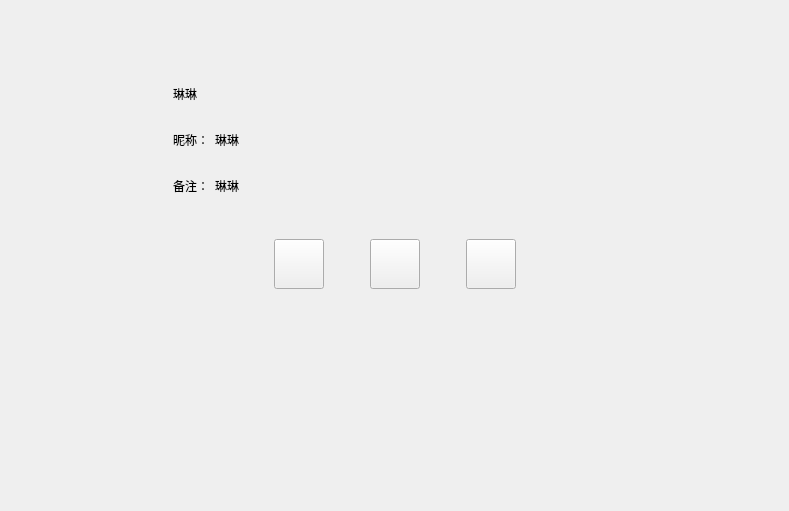
<?xml version="1.0" encoding="UTF-8"?>
<ui version="4.0">
 <class>FriendInfoPage</class>
 <widget class="QWidget" name="FriendInfoPage">
  <property name="geometry">
   <rect>
    <x>0</x>
    <y>0</y>
    <width>789</width>
    <height>511</height>
   </rect>
  </property>
  <property name="windowTitle">
   <string>Form</string>
  </property>
  <layout class="QVBoxLayout" name="verticalLayout">
   <property name="leftMargin">
    <number>64</number>
   </property>
   <property name="topMargin">
    <number>56</number>
   </property>
   <property name="rightMargin">
    <number>64</number>
   </property>
   <property name="bottomMargin">
    <number>56</number>
   </property>
   <item>
    <widget class="QWidget" name="widget" native="true">
     <layout class="QHBoxLayout" name="horizontalLayout">
      <item>
       <widget class="QLabel" name="icon_lb">
        <property name="minimumSize">
         <size>
          <width>85</width>
          <height>85</height>
         </size>
        </property>
        <property name="maximumSize">
         <size>
          <width>85</width>
          <height>85</height>
         </size>
        </property>
        <property name="text">
         <string/>
        </property>
       </widget>
      </item>
      <item>
       <widget class="QWidget" name="widget_3" native="true">
        <layout class="QVBoxLayout" name="verticalLayout_2">
         <item>
          <widget class="QWidget" name="widget_4" native="true">
           <property name="minimumSize">
            <size>
             <width>0</width>
             <height>40</height>
            </size>
           </property>
           <property name="maximumSize">
            <size>
             <width>16777215</width>
             <height>40</height>
            </size>
           </property>
           <layout class="QHBoxLayout" name="horizontalLayout_2">
            <property name="leftMargin">
             <number>0</number>
            </property>
            <property name="topMargin">
             <number>0</number>
            </property>
            <property name="rightMargin">
             <number>0</number>
            </property>
            <property name="bottomMargin">
             <number>0</number>
            </property>
            <item>
             <widget class="QLabel" name="name_lb">
              <property name="minimumSize">
               <size>
                <width>40</width>
                <height>0</height>
               </size>
              </property>
              <property name="maximumSize">
               <size>
                <width>16777215</width>
                <height>16777215</height>
               </size>
              </property>
              <property name="text">
               <string>琳琳</string>
              </property>
             </widget>
            </item>
            <item>
             <widget class="QLabel" name="sex_lb">
              <property name="minimumSize">
               <size>
                <width>40</width>
                <height>40</height>
               </size>
              </property>
              <property name="maximumSize">
               <size>
                <width>40</width>
                <height>40</height>
               </size>
              </property>
              <property name="text">
               <string/>
              </property>
             </widget>
            </item>
            <item>
             <spacer name="horizontalSpacer">
              <property name="orientation">
               <enum>Qt::Horizontal</enum>
              </property>
              <property name="sizeHint" stdset="0">
               <size>
                <width>40</width>
                <height>20</height>
               </size>
              </property>
             </spacer>
            </item>
           </layout>
          </widget>
         </item>
         <item>
          <widget class="QWidget" name="widget_2" native="true">
           <property name="minimumSize">
            <size>
             <width>0</width>
             <height>40</height>
            </size>
           </property>
           <property name="maximumSize">
            <size>
             <width>16777215</width>
             <height>40</height>
            </size>
           </property>
           <layout class="QHBoxLayout" name="horizontalLayout_3">
            <property name="leftMargin">
             <number>0</number>
            </property>
            <property name="topMargin">
             <number>0</number>
            </property>
            <property name="rightMargin">
             <number>0</number>
            </property>
            <property name="bottomMargin">
             <number>0</number>
            </property>
            <item>
             <widget class="QLabel" name="nick_tip">
              <property name="minimumSize">
               <size>
                <width>0</width>
                <height>30</height>
               </size>
              </property>
              <property name="maximumSize">
               <size>
                <width>50</width>
                <height>30</height>
               </size>
              </property>
              <property name="text">
               <string>昵称：</string>
              </property>
             </widget>
            </item>
            <item>
             <widget class="QLabel" name="nick_lb">
              <property name="text">
               <string>琳琳</string>
              </property>
             </widget>
            </item>
            <item>
             <spacer name="horizontalSpacer_2">
              <property name="orientation">
               <enum>Qt::Horizontal</enum>
              </property>
              <property name="sizeHint" stdset="0">
               <size>
                <width>40</width>
                <height>20</height>
               </size>
              </property>
             </spacer>
            </item>
           </layout>
          </widget>
         </item>
         <item>
          <widget class="QWidget" name="widget_5" native="true">
           <property name="minimumSize">
            <size>
             <width>0</width>
             <height>40</height>
            </size>
           </property>
           <property name="maximumSize">
            <size>
             <width>16777215</width>
             <height>40</height>
            </size>
           </property>
           <layout class="QHBoxLayout" name="horizontalLayout_4">
            <property name="leftMargin">
             <number>0</number>
            </property>
            <property name="topMargin">
             <number>0</number>
            </property>
            <property name="rightMargin">
             <number>0</number>
            </property>
            <property name="bottomMargin">
             <number>0</number>
            </property>
            <item>
             <widget class="QLabel" name="bak_tip">
              <property name="minimumSize">
               <size>
                <width>0</width>
                <height>30</height>
               </size>
              </property>
              <property name="maximumSize">
               <size>
                <width>50</width>
                <height>30</height>
               </size>
              </property>
              <property name="text">
               <string>备注：</string>
              </property>
             </widget>
            </item>
            <item>
             <widget class="QLabel" name="bak_lb">
              <property name="text">
               <string>琳琳</string>
              </property>
             </widget>
            </item>
            <item>
             <spacer name="horizontalSpacer_7">
              <property name="orientation">
               <enum>Qt::Horizontal</enum>
              </property>
              <property name="sizeHint" stdset="0">
               <size>
                <width>40</width>
                <height>20</height>
               </size>
              </property>
             </spacer>
            </item>
           </layout>
          </widget>
         </item>
        </layout>
       </widget>
      </item>
     </layout>
    </widget>
   </item>
   <item>
    <widget class="QWidget" name="widget_6" native="true">
     <layout class="QHBoxLayout" name="horizontalLayout_5">
      <item>
       <spacer name="horizontalSpacer_3">
        <property name="orientation">
         <enum>Qt::Horizontal</enum>
        </property>
        <property name="sizeHint" stdset="0">
         <size>
          <width>40</width>
          <height>20</height>
         </size>
        </property>
       </spacer>
      </item>
      <item>
       <widget class="ClickedBtn" name="msg_chat">
        <property name="minimumSize">
         <size>
          <width>50</width>
          <height>50</height>
         </size>
        </property>
        <property name="maximumSize">
         <size>
          <width>50</width>
          <height>50</height>
         </size>
        </property>
        <property name="text">
         <string/>
        </property>
       </widget>
      </item>
      <item>
       <spacer name="horizontalSpacer_5">
        <property name="orientation">
         <enum>Qt::Horizontal</enum>
        </property>
        <property name="sizeType">
         <enum>QSizePolicy::Fixed</enum>
        </property>
        <property name="sizeHint" stdset="0">
         <size>
          <width>40</width>
          <height>20</height>
         </size>
        </property>
       </spacer>
      </item>
      <item>
       <widget class="ClickedBtn" name="voice_chat">
        <property name="minimumSize">
         <size>
          <width>50</width>
          <height>50</height>
         </size>
        </property>
        <property name="maximumSize">
         <size>
          <width>50</width>
          <height>50</height>
         </size>
        </property>
        <property name="text">
         <string/>
        </property>
       </widget>
      </item>
      <item>
       <spacer name="horizontalSpacer_6">
        <property name="orientation">
         <enum>Qt::Horizontal</enum>
        </property>
        <property name="sizeType">
         <enum>QSizePolicy::Fixed</enum>
        </property>
        <property name="sizeHint" stdset="0">
         <size>
          <width>40</width>
          <height>20</height>
         </size>
        </property>
       </spacer>
      </item>
      <item>
       <widget class="ClickedBtn" name="video_chat">
        <property name="minimumSize">
         <size>
          <width>50</width>
          <height>50</height>
         </size>
        </property>
        <property name="maximumSize">
         <size>
          <width>50</width>
          <height>50</height>
         </size>
        </property>
        <property name="text">
         <string/>
        </property>
       </widget>
      </item>
      <item>
       <spacer name="horizontalSpacer_4">
        <property name="orientation">
         <enum>Qt::Horizontal</enum>
        </property>
        <property name="sizeHint" stdset="0">
         <size>
          <width>40</width>
          <height>20</height>
         </size>
        </property>
       </spacer>
      </item>
     </layout>
    </widget>
   </item>
   <item>
    <spacer name="verticalSpacer_2">
     <property name="orientation">
      <enum>Qt::Vertical</enum>
     </property>
     <property name="sizeHint" stdset="0">
      <size>
       <width>20</width>
       <height>40</height>
      </size>
     </property>
    </spacer>
   </item>
  </layout>
 </widget>
 <customwidgets>
  <customwidget>
   <class>ClickedBtn</class>
   <extends>QPushButton</extends>
   <header>clickedbtn.h</header>
  </customwidget>
 </customwidgets>
 <resources/>
 <connections/>
</ui>
